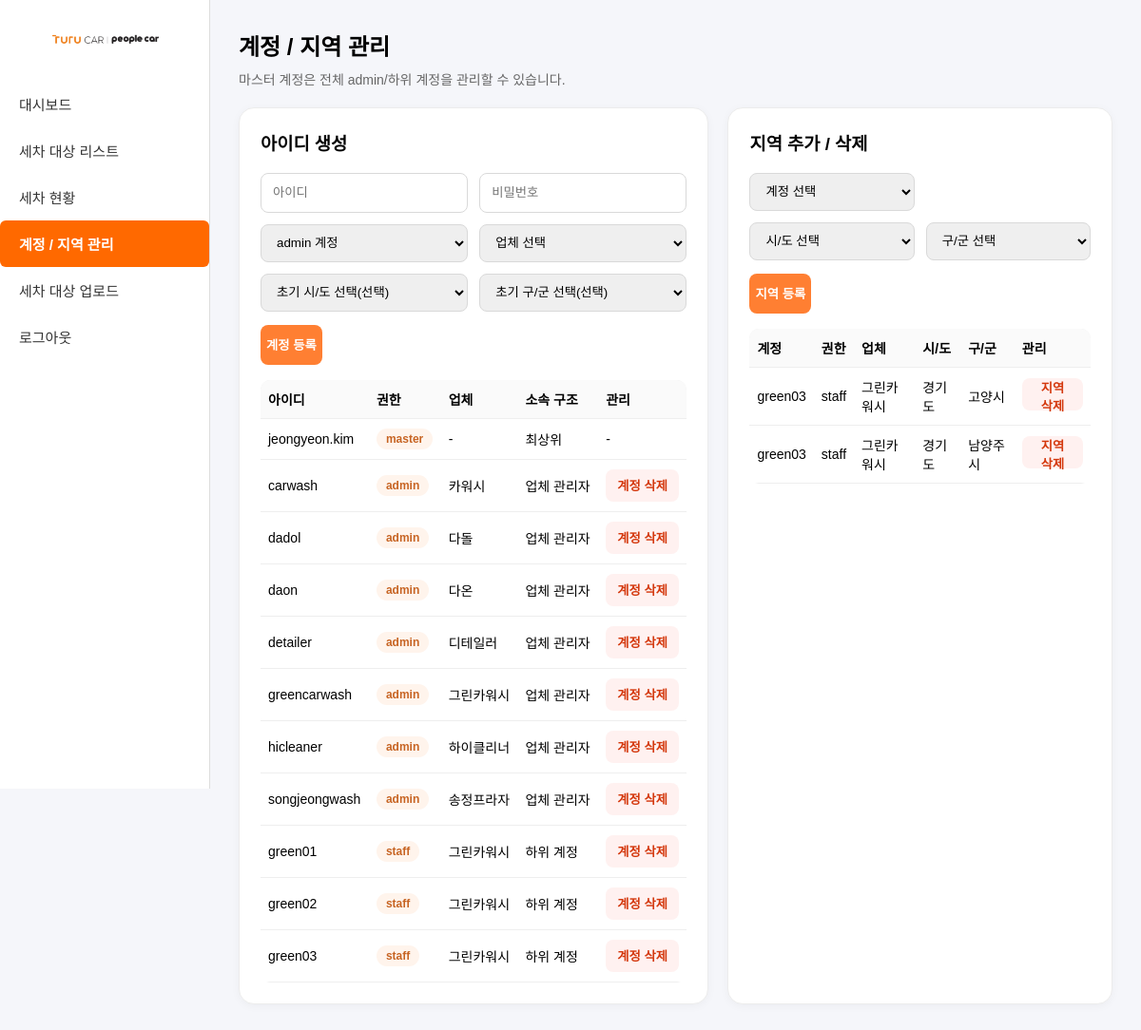
Page /account_manage (signed in) on the committed database.
### tables this page shows
CREATE TABLE accounts (
    id INTEGER PRIMARY KEY AUTOINCREMENT,
    username TEXT UNIQUE,
    password TEXT,
    role TEXT,
    vendor TEXT
, parent_id INTEGER);

CREATE TABLE account_region (
    id INTEGER PRIMARY KEY AUTOINCREMENT,
    username TEXT,
    city TEXT,
    district TEXT
, created_by TEXT);

### app.py (the view, shortened to what this page needs)
@app.route("/account_manage", methods=["GET", "POST"])
@login_required
def account_manage():
    if not current_user.is_admin:
        flash("❌ 접근 권한이 없습니다.")
        return redirect(url_for("dashboard"))
    conn = get_user_db()
    cur = conn.cursor()
    if current_user.is_master:
        accounts = cur.execute(
            "SELECT * FROM accounts ORDER BY CASE role WHEN 'master' THEN 0 WHEN 'admin' THEN 1 ELSE 2 END, username"
        ).fetchall()
        creatable_accounts = cur.execute(
            "SELECT * FROM accounts WHERE role IN ('admin', 'staff') ORDER BY CASE role WHEN 'admin' THEN 0 ELSE 1 END, username"
        ).fetchall()
        vendors = cur.execute("SELECT * FROM vendors ORDER BY name").fetchall()
    region_list = cur.execute(
        """
        SELECT ar.id, ar.username, ar.city, ar.district, a.vendor, a.role, a.parent_id
        FROM account_region ar
        JOIN accounts a ON a.username = ar.username
        {where_clause}
        ORDER BY ar.username, ar.city, ar.district
        """.format(
            where_clause=""
            if current_user.is_master
            else "WHERE a.parent_id = ?"
        ),
        () if current_user.is_master else (current_user.id,)
    ).fetchall()
    wash_conn = get_wash_db()
    wash_cur = wash_conn.cursor()
    region_rows = wash_cur.execute(
        "SELECT DISTINCT 지역시도, 지역구군 FROM wash_list WHERE 지역시도 IS NOT NULL AND 지역구군 IS NOT NULL ORDER BY 지역시도, 지역구군"
    ).fetchall()
    wash_conn.close()
    city_options = []
    region_map = {}
    for row in region_rows:
        city = str(row["지역시도"]).strip()
        district = str(row["지역구군"]).strip()
        if not city or city.lower() == "none" or not district or district.lower() == "none":
            continue
        if city not in region_map:
            region_map[city] = []
            city_options.append(city)
        if district not in region_map[city]:
            region_map[city].append(district)
    conn.close()
    return render_template(
        "account_manage.html",
        accounts=accounts,
        region_list=region_list,
        vendors=vendors,
        creatable_accounts=creatable_accounts,
        city_options=city_options,
        region_map=region_map
    )

### app.py (called while the page is built)
def get_user_db():
    conn = sqlite3.connect(USER_DB_PATH)
    conn.row_factory = sqlite3.Row
    return conn

def get_wash_db():
    conn = sqlite3.connect(WASH_DB_PATH)
    conn.row_factory = sqlite3.Row
    return conn

@login_manager.user_loader
def load_user(user_id):
    conn = get_user_db()
    cur = conn.cursor()
    row = cur.execute("SELECT * FROM accounts WHERE id=?", (user_id,)).fetchone()
    conn.close()
    if row:
        return User(
            row["id"],
            row["username"],
            row["role"],
            row["vendor"],
            row["parent_id"]
        )
    return None

    @property
    def is_master(self):
        return self.role == "master"

    @property
    def is_admin(self):
        return self.role in ("master", "admin")

### templates/account_manage.html (shortened to what this page needs)
{% extends "base.html" %}
{% block content %}
<div style="margin-bottom:20px;">
    <h2 style="margin:0 0 8px 0;">계정 / 지역 관리</h2>
    <div style="color:#666; font-size:14px;">
        {% if current_user.is_master %}
            마스터 계정은 전체 admin/하위 계정을 관리할 수 있습니다.
        {% else %}
            admin 계정은 본인 업체 하위 계정을 만들고, 계정별 담당 지역을 추가/삭제할 수 있습니다.
        {% endif %}
    </div>
</div>
<div class="page-grid">
    <div class="card-box">
        <h3 style="margin-top:0;">아이디 생성</h3>
        <form method="POST">
            <div class="form-grid">
                <input type="text" name="username" placeholder="아이디" required>
                <input type="password" name="password" placeholder="비밀번호" required>
                {% if current_user.is_master %}
                <select name="role">
                    <option value="admin">admin 계정</option>
                </select>
                <select name="vendor" required>
                    <option value="">업체 선택</option>
                </select>
                {% else %}
                <input type="text" value="하위 계정" readonly>
                <input type="text" value="{{ current_user.vendor }}" readonly>
                {% endif %}
                <select name="city" id="create_city">
                    <option value="">초기 시/도 선택(선택)</option>
                </select>
                <select name="district" id="create_district">
                    <option value="">초기 구/군 선택(선택)</option>
                </select>
            </div>
            <div style="margin-top:14px;">
                <button class="btn-main">계정 등록</button>
            </div>
        </form>
        <div class="table-wrap">
            <table>
                <thead>
                    <tr>
                        <th>아이디</th>
                        <th>권한</th>
                        <th>업체</th>
                        <th>소속 구조</th>
                        <th>관리</th>
                    </tr>
                </thead>
                <tbody>
                    {% for a in accounts %}
                    <tr>
                        <td>{{ a.username }}</td>
                        <td><span class="badge">{{ a.role }}</span></td>
                        <td>{{ a.vendor or '-' }}</td>
                        <td>
                            {% if a.role == 'master' %}
                                최상위
                            {% elif a.role == 'admin' %}
                                업체 관리자
                            {% else %}
                                하위 계정
                            {% endif %}
                        </td>
                        <td>
                            {% if a.role != 'master' %}
                                {% if current_user.is_master or (a.role == 'staff' and a.parent_id == current_user.id) %}
                                <form method="POST" class="inline-form" onsubmit="return confirm('정말 이 계정을 삭제할까요?');">
                                    <button type="submit" class="btn-del">계정 삭제</button>
                                </form>
                                {% else %}
                                -
                                {% endif %}
                            {% else %}
                            -
                            {% endif %}
                        </td>
                    </tr>
                    {% endfor %}
                </tbody>
            </table>
        </div>
    </div>
    <div class="card-box">
        <h3 style="margin-top:0;">지역 추가 / 삭제</h3>
        <form method="POST">
            <div class="form-grid">
                <select name="region_username" required>
                    <option value="">계정 선택</option>
                </select>
                <div></div>
                <select name="region_city" id="assign_city" required>
                    <option value="">시/도 선택</option>
                </select>
                <select name="region_district" id="assign_district" required>
                    <option value="">구/군 선택</option>
                </select>
            </div>
            <div style="margin-top:14px;">
                <button class="btn-main">지역 등록</button>
            </div>
        </form>
        <div class="table-wrap">
            <table>
                <thead>
                    <tr>
                        <th>계정</th>
                        <th>권한</th>
                        <th>업체</th>
                        <th>시/도</th>
                        <th>구/군</th>
                        <th>관리</th>
                    </tr>
                </thead>
                <tbody>
                    {% for r in region_list %}
                    <tr>
                        <td>{{ r.username }}</td>
                        <td>{{ r.role }}</td>
                        <td>{{ r.vendor }}</td>
                        <td>{{ r.city }}</td>
                        <td>{{ r.district }}</td>
                        <td>
                            {% if current_user.is_master or (r.parent_id == current_user.id) %}
                            <form method="POST" class="inline-form" onsubmit="return confirm('이 지역 권한을 삭제할까요?');">
                                <button type="submit" class="btn-del">지역 삭제</button>
                            </form>
                            {% else %}
                            -
                            {% endif %}
                        </td>
                    </tr>
                    {% else %}
                    <tr>
                        <td colspan="6" style="text-align:center; color:#888;">등록된 지역이 없습니다.</td>
                    </tr>
                    {% endfor %}
                </tbody>
            </table>
        </div>
    </div>
</div>
{% endblock %}

### templates/base.html (shortened to what this page needs)
<!DOCTYPE html>
<html lang="ko">
<head>
    <link rel="stylesheet" href="{{ url_for('static', filename='css/style.css') }}">
</head>
<body>
<div class="layout">
    <div class="sidebar">
        <div class="logo">
            <img src="{{ url_for('static', filename='img/turu_logo.png') }}" style="width:120px;">
        </div>
        <a href="{{ url_for('dashboard') }}" class="menu {% if '/dashboard' in request.path %}active{% endif %}">대시보드</a>
        <a href="{{ url_for('wash_list') }}" class="menu {% if '/wash_list' in request.path %}active{% endif %}">세차 대상 리스트</a>
        <a href="{{ url_for('wash_status') }}" class="menu {% if '/wash_status' in request.path %}active{% endif %}">세차 현황</a>
        {% if current_user.is_admin %}
        <a href="{{ url_for('account_manage') }}" class="menu {% if '/account_manage' in request.path %}active{% endif %}">계정 / 지역 관리</a>
        {% endif %}
        {% if current_user.is_master %}
        <a href="{{ url_for('upload_wash_list') }}" class="menu {% if '/upload_wash_list' in request.path %}active{% endif %}">세차 대상 업로드</a>
        {% endif %}
        <a href="{{ url_for('logout') }}" class="menu">로그아웃</a>
    </div>
    <div class="content">
        {% block content %}{% endblock %}
    </div>
</div>
</body>
</html>

### static/css/style.css (style rules this page uses)
body { margin: 0; font-family: Pretendard, sans-serif; background: #f5f6fa; }
.layout { display: flex; }
.sidebar { width: 220px; background: #fff; height: 100vh; border-right: 1px solid #ddd; padding-top: 30px; }
.logo { text-align: center; margin-bottom: 30px; }
.menu { display: block; padding: 14px 20px; color: #333; text-decoration: none; font-size: 15px; }
.menu.active { background: #FF6900; color: #fff; font-weight: bold; border-radius: 6px; }
.content { flex: 1; padding: 30px; }
table { width: 100%; background: #fff; border-collapse: collapse; border-radius: 10px; overflow: hidden; }
thead { background: #f0f0f0; }
th, td { padding: 10px 12px; text-align: left; border-bottom: 1px solid #eee; }

### templates/account_manage.html (style rules this page uses)
.page-grid { display:grid; grid-template-columns: 1.1fr 0.9fr; gap:20px; }
.card-box { background:#fff; border:1px solid #ececec; border-radius:16px; padding:22px; box-shadow:0 2px 10px rgba(0,0,0,0.04); }
.form-grid { display:grid; grid-template-columns: repeat(2, minmax(0,1fr)); gap:12px; }
.form-grid input, .form-grid select { height:40px; padding:0 12px; border:1px solid #d9d9d9; border-radius:8px; }
.btn-main { height:42px; border:none; border-radius:8px; background:#ff7f32; color:#fff; font-weight:700; cursor:pointer; }
.btn-del { height:34px; border:none; border-radius:8px; background:#fff1f0; color:#d4380d; font-weight:700; cursor:pointer; padding:0 12px; }
.table-wrap { overflow-x:auto; margin-top:16px; }
table { width:100%; border-collapse:collapse; }
th, td { border-bottom:1px solid #eee; padding:10px 8px; text-align:left; font-size:14px; vertical-align:middle; }
th { background:#fafafa; }
.badge { display:inline-block; padding:4px 10px; border-radius:999px; background:#fff4ec; color:#c76423; font-size:12px; font-weight:700; }
.inline-form { display:inline; }

### rows in the picture
accounts: username "jeongyeon.kim", role "master", vendor "-", shows "최상위"
accounts: username "carwash", role "admin", vendor "카워시", shows "업체 관리자"
accounts: username "dadol", role "admin", vendor "다돌", shows "업체 관리자"
accounts: username "daon", role "admin", vendor "다온", shows "업체 관리자"
accounts: username "detailer", role "admin", vendor "디테일러", shows "업체 관리자"
accounts: username "greencarwash", role "admin", vendor "그린카워시", shows "업체 관리자"
accounts: username "hicleaner", role "admin", vendor "하이클리너", shows "업체 관리자"
accounts: username "songjeongwash", role "admin", vendor "송정프라자", shows "업체 관리자"
accounts: username "green01", role "staff", vendor "그린카워시", shows "하위 계정"
accounts: username "green02", role "staff", vendor "그린카워시", shows "하위 계정"
accounts: username "green03", role "staff", vendor "그린카워시", shows "하위 계정"
account_region: username "green03", role "staff", vendor "그린카워시", city "경기도", district "고양시"
account_region: username "green03", role "staff", vendor "그린카워시", city "경기도", district "남양주시"
